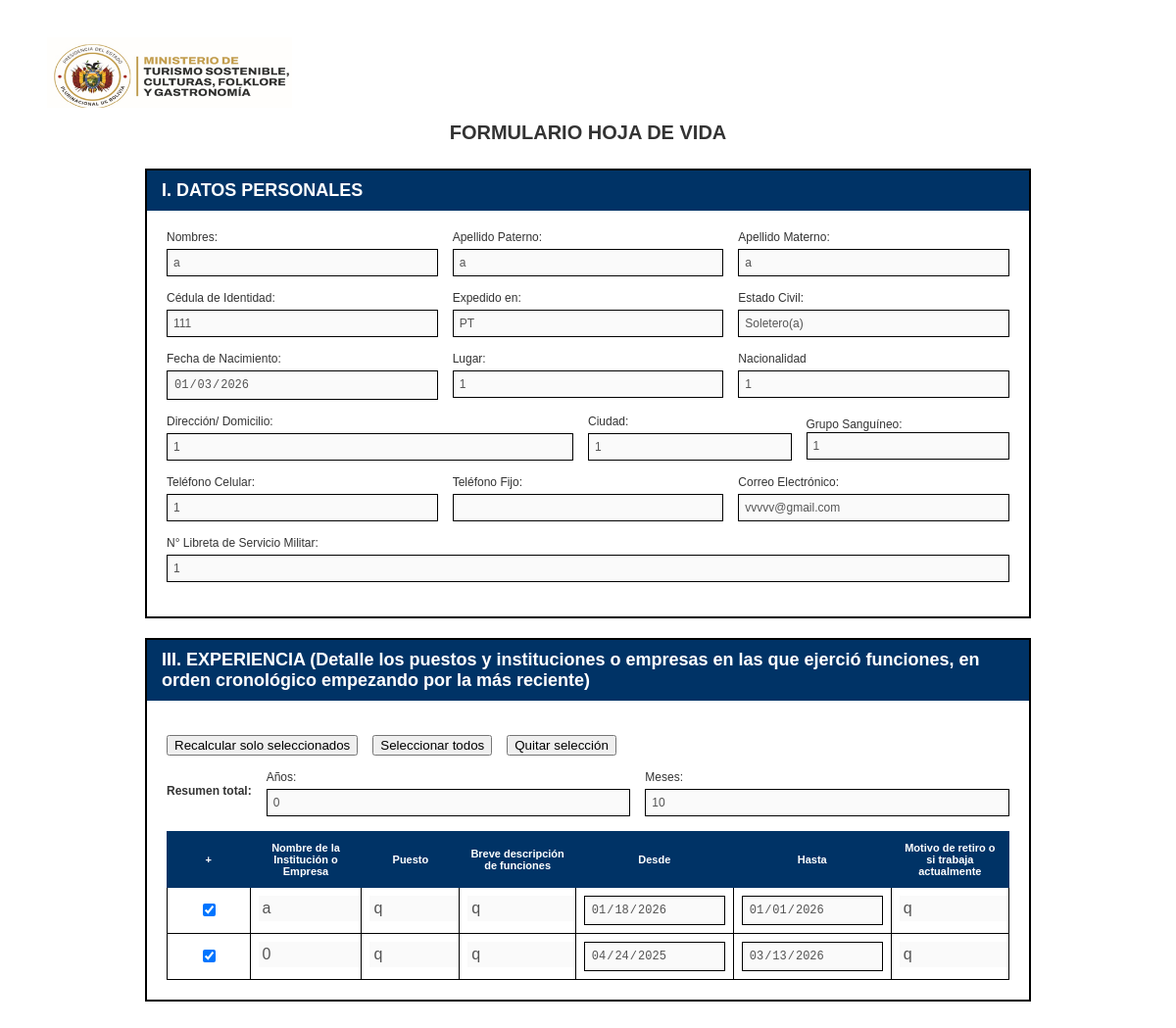
/detalles/3 (signed in), run on the app's committed database.
### tables this page shows
CREATE TABLE datos(
        id INTEGER PRIMARY KEY AUTOINCREMENT,
        nombres TEXT NOT NULL,
        ap_pat TEXT,
        ap_mat TEXT,
        ci TEXT NOT NULL,
        exp TEXT,
        est_civil TEXT NOT NULL,
        fecha_nac TEXT NOT NULL,
        lugar TEXT NOT NULL,
        nacio TEXT NOT NULL,
        direccion TEXT NOT NULL,
        ciudad TEXT NOT NULL,
        gr_san TEXT NOT NULL,
        tcel INTEGER NOT NULL,
        tfijo INTEGER,
        correo TEXT UNIQUE,
        n_libser TEXT
        );

CREATE TABLE experiencia(
        id INTEGER PRIMARY KEY AUTOINCREMENT,
        persona_id INTEGER NOT NULL,
        nombre TEXT NOT NULL,
        puesto TEXT NOT NULL,
        breve TEXT NOT NULL,
        desde TEXT NOT NULL,
        hasta TEXT NOT NULL,
        motivo TEXT NOT NULL,
        FOREIGN KEY (persona_id) REFERENCES datos(id)
        );

### app.py (the view)
@app.route('/detalles/<int:id>')
@login_required
def detalles(id):
    conn = get_db_connection()
    persona = conn.execute("SELECT * FROM datos WHERE id = ?", (id, )).fetchone()
    experiencia = conn.execute(
        """
        SELECT * FROM experiencia
        WHERE persona_id = ?
        ORDER BY id DESC
        """, (id,)).fetchall()
    conn.close()
    if persona is None:
        flash("Persona no encontrada", "error")
        return redirect(url_for('usuarios'))
    return render_template("detalles.html", persona=persona, experiencia=experiencia)

### app.py (called while the page is built)
def get_db_connection():
    conn = sqlite3.connect('form_hv.db')
    conn.row_factory = sqlite3.Row
    return conn

@login_manager.user_loader
def load_user(user_id):
    return User.get_by_id(user_id)

    @staticmethod
    def get_by_id(user_id):
        conn = get_db_connection()
        user = conn.execute('SELECT * FROM users WHERE id=?',(user_id, )).fetchone()
        conn.close()
        if user:
            return User(user['id'], user['username'],user['password'])
        return None

### templates/detalles.html (shortened to what this page needs)
<!DOCTYPE html>
<html lang="es">
<head>
</head>
<body>
    <nav style="display: flex; justify-content: space-between; align-items: center; padding: 10px 20px; ">
        <div class="imagen">
            <img src="{{url_for('static', filename='image.png')}}" alt="LOGO MTSCFYG" style="width: 250px;">
        </div>
    </nav>
    <div style="display: flex; align-items: center; justify-content: center;">
        <label style="font-size: 20px;"><strong>FORMULARIO HOJA DE VIDA</strong></label>
    </div>
<div class="container">
            <div class="header">
                I. DATOS PERSONALES
            </div>
            <div class="form-content">
                <div class="form-row">
                    <div class="form-group">
                        <label for="">Nombres:</label>
                        <input type="text" value="{{ persona.nombres }}" disabled>
                    </div>
                    <div class="form-group">
                        <label for="">Apellido Paterno:</label>
                        <input type="text" value="{{ persona.ap_pat }}" disabled>
                    </div>
                    <div class="form-group">
                        <label for="">Apellido Materno:</label>
                        <input type="text" value="{{ persona.ap_mat }}" disabled>
                    </div>
                </div>
                <div class="form-row">
                    <div class="form-group">
                        <label for="">Cédula de Identidad:</label>
                        <input type="text" value="{{ persona.ci }}" disabled>
                    </div>
                    <div class="form-group">
                        <label for="">Expedido en:</label>
                        <input type="text" value="{{ persona.exp }}" disabled>
                    </div>
                    <div class="form-group">
                        <label>Estado Civil:</label>
                        <input type="text" value="{{ persona.est_civil }}" disabled>
                    </div>
                </div>
                <div class="form-row">
                    <div class="form-group">
                        <label>Fecha de Nacimiento:</label>
                        <input type="date" value="{{ persona.fecha_nac }}" disabled>
                    </div>
                    <div class="form-group">
                        <label>Lugar:</label>
                        <input type="text" value="{{ persona.lugar }}" disabled>
                    </div>
                    <div class="form-group">
                        <label for="">Nacionalidad</label>
                        <input type="text" value="{{ persona.nacio }}" disabled>
                    </div>
                </div>
                <div class="form-row">
                    <div class="form-group" style="flex: 2;">
                        <label for="">Dirección/ Domicilio:</label>
                        <input type="text" value="{{ persona.direccion }}" disabled>
                    </div>
                    <div class="form-group">
                        <label for="">Ciudad:</label>
                        <input type="text" value="{{ persona.ciudad }}" disabled>
                    </div>
                    <div class="form-group">
                        <div class="box">
                            <div>
                                <label for="">Grupo Sanguíneo:</label>
                                <input type="text" value="{{ persona.gr_san }}" disabled>
                            </div>
                        </div>
                    </div>
                </div>
                <div class="form-row">
                    <div class="form-group">
                        <label for="">Teléfono Celular:</label>
                        <input type="number" value="{{ persona.tcel }}" disabled>
                    </div>
                    <div class="form-group">
                        <label for="">Teléfono Fijo:</label>
                        <input type="number" value="{{ persona.tfijo }}" disabled>
                    </div>
                    <div class="form-group">
                        <label for="">Correo Electrónico:</label>
                        <input type="email" value="{{ persona.correo }}" disabled>
                    </div>
                </div>
                <div class="form-row">
                    <div class="form-group">
                        <label for="">N° Libreta de Servicio Militar:</label>
                        <input type="text" value="{{ persona.n_libser }}" disabled>
                    </div>
                </div>
            </div>
        </div>
        <div class="container">
            <div class="header">III. EXPERIENCIA (Detalle los puestos y instituciones o empresas en las que ejerció funciones, en orden cronológico empezando por la más reciente)</div>
            <div class="form-content">
                <table id="tabla-experiencia">
                    <thead>
                        <tr>
                            <th>+</th>
                            <th>Nombre de la Institución o Empresa</th>
                            <th>Puesto</th>
                            <th>Breve descripción de funciones</th>
                            <th>Desde</th>
                            <th>Hasta</th>
                            <th>Motivo de retiro o si trabaja actualmente</th>
                        </tr>
                    </thead>
                    <tbody id="tbody-experiencia">
                        {% if experiencia %}
                            {% for exp in experiencia %}
                            <tr class="fila-exp">
                                <td style="text-align: center;">
                                    <input type="checkbox" class="chk-exp" checked>
                                </td>
                                <td><textarea rows="1" class="auto-resize" disabled>{{ exp.nombre }}</textarea></td>
                                <td><textarea rows="1" class="auto-resize" disabled>{{ exp.puesto }}</textarea></td>
                                <td><textarea rows="1" class="auto-resize" disabled>{{ exp.breve }}</textarea></td>
                                <td><input type="date" class="exp-desde" value="{{ exp.desde }}" disabled></td>
                                <td><input type="date" class="exp-hasta" value="{{ exp.hasta }}" disabled></td>
                                <td><textarea rows="1" class="auto-resize" disabled>{{ exp.motivo }}</textarea></td>
                            </tr>
                            {% endfor %}
                        {% endif %}
                    </tbody>
                    <div class="form-row" style="margin-top: 15px; align-items: center;">
                        <div class="form-group" style="flex: unset;">
                            <button type="button" id="btn-recalcular">Recalcular solo seleccionados</button>
                        </div>
                        <div class="form-group" style="flex: unset;">
                            <button type="button" id="btn-seleccionar-todos">Seleccionar todos</button>
                        </div>
                        <div class="form-group" style="flex: unset;">
                            <button type="button" id="btn-quitar-seleccion">Quitar selección</button>
                        </div>
                    </div>
                    <div class="form-row" style="margin-top: 10px; align-items: center;">
                        <div class="form-group" style="flex: unset;">
                            <label><strong>Resumen total:</strong></label>
                        </div>
                        <div class="form-group">
                            <label>Años:</label>
                            <input type="number" id="total-anios" disabled>
                        </div>
                        <div class="form-group">
                            <label>Meses:</label>
                            <input type="number" id="total-meses" disabled>
                        </div>
                    </div>
                </table>
            </div>
        </div>
</body>
</html>

### templates/detalles.html (style rules this page uses)
body { font-family: Arial, Helvetica, sans-serif; padding: 20px; }
.container { max-width: 900px; margin: 0 auto; background-color: white; border: 2px solid; margin-top: 20px; }
.header { background-color: #003366; color: white; padding: 10px 15px; font-weight: bold; font-size: 18px; }
.form-content { padding: 20px; }
.form-row { display: flex; gap: 15px; margin-bottom: 15px; align-items: flex-start; }
.form-group { flex: 1; display: flex; flex-direction: column; }
label { font-size: 12px; margin-bottom: 5px; color: #333; }
input[type="text"], input[type="date"], input[type="email"], input[type="number"] { padding: 6px; border: 1px solid #000; font-size: 12px; width: 100%; box-sizing: border-box; }
table { width: 100%; border-collapse: collapse; }
thead { background-color: #003366; color: white; }
th { border: 1px solid #003366; padding: 10px; font-size: 11px; text-align: center; width: 200px; }
td { border: 1px solid #000; padding: 8px; }
textarea { border: none; width: 100%; padding: 4px; resize: none; overflow: hidden; font-family: inherit; font-size: inherit; }

### data on the page
datos: nombres "a", ap_pat "a", ap_mat "a", ci "111", exp "PT", est_civil "Soletero(a)", fecha_nac "01/03/2026", lugar "1", nacio "1", direccion "1", ciudad "1", gr_san "1", tcel "1", correo "vvvvv@gmail.com", n_libser "1"
experiencia: nombre "a", puesto "q", breve "q", desde "01/18/2026", hasta "01/01/2026", motivo "q"
experiencia: nombre "0", puesto "q", breve "q", desde "04/24/2025", hasta "03/13/2026", motivo "q"
